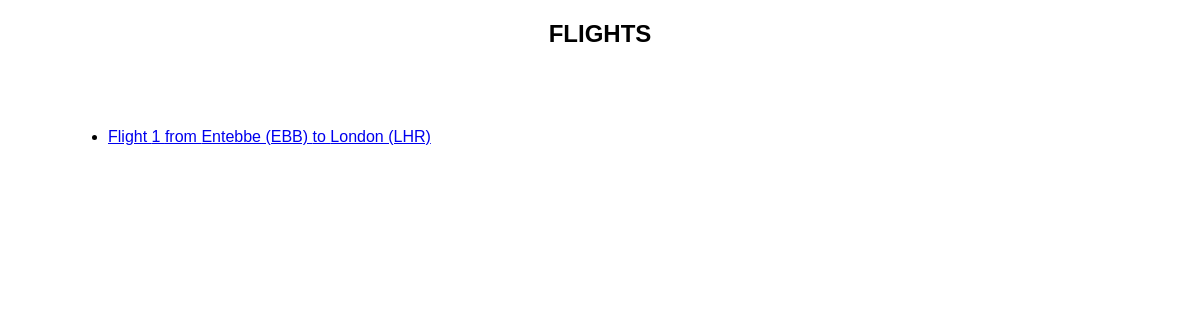
/Flight/, run on an earlier commit of the app's database.
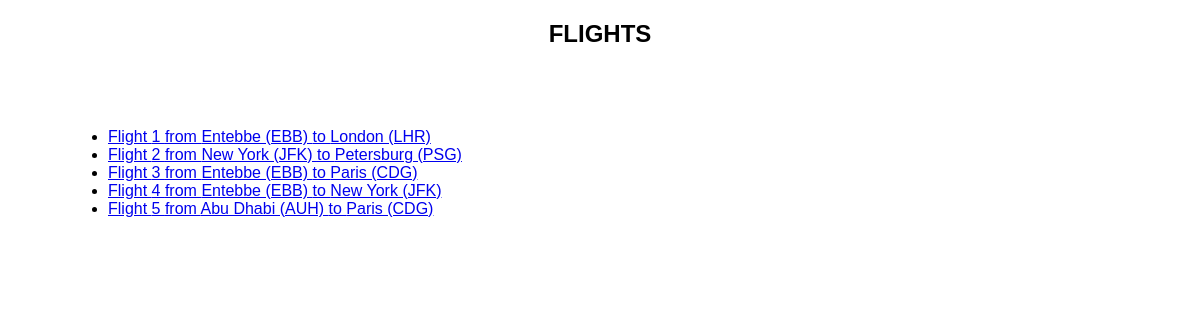
And on a later commit of the database.
### flights/models.py (models this page shows, shortened)
class Flight(models.Model):
    origin = models.ForeignKey(Airport, on_delete=models.CASCADE, related_name="departures")
    destination = models.ForeignKey(Airport, on_delete=models.CASCADE, related_name="arrivals")
    duration = models.IntegerField()

class Airport(models.Model):
    code = models.CharField(max_length=3)
    city = models.CharField(max_length=64)
    def __str__(self):
        return f"{self.city} ({self.code})"

### flights/views.py (the view)
# urls.py: path('', views.index, name="index"),
def index(request):
    return render(request,"flights/index.html", {"flights":Flight.objects.all()})

### flights/templates/flights/index.html (shortened to what this page needs)
{% extends "flights/layout.html" %}
   {% block body %}
    <div style="padding: 60; text-align: center;">
            <h2>
            FLIGHTS
        </h2>
        </div>
        <ul>
           <div style="padding: 60px;">
            {% for flight in flights %}
                <li>
                    <a href="{% url 'flight' flight.id %}">
                   Flight {{ flight.id }} from {{ flight.origin }} to {{ flight.destination }}
                    </a>
                </li>
            {% endfor %}
        </div>
        </ul>
    {% endblock %}

### flights/templates/flights/layout.html (shortened to what this page needs)
<!DOCTYPE html>
<html>
    <head>
    </head>
    <body style="font-family: sans-serif;">
        {% block body %}
        {% endblock %}
    </body>
</html>

What changed in the data, as far as the page shows it:
added Flight: id "2", origin "New York (JFK)", destination "Petersburg (PSG)"
added Flight: id "3", origin "Entebbe (EBB)", destination "Paris (CDG)"
added Flight: id "4", origin "Entebbe (EBB)", destination "New York (JFK)"
added Flight: id "5", origin "Abu Dhabi (AUH)", destination "Paris (CDG)"
